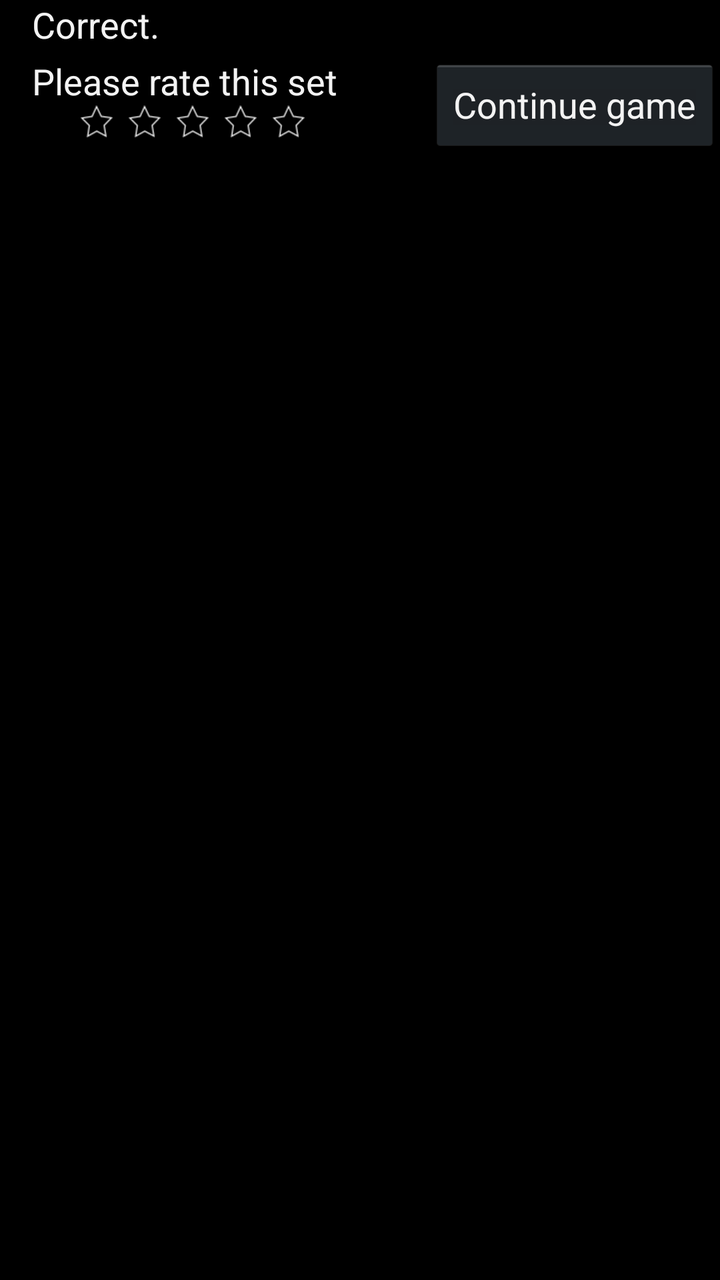
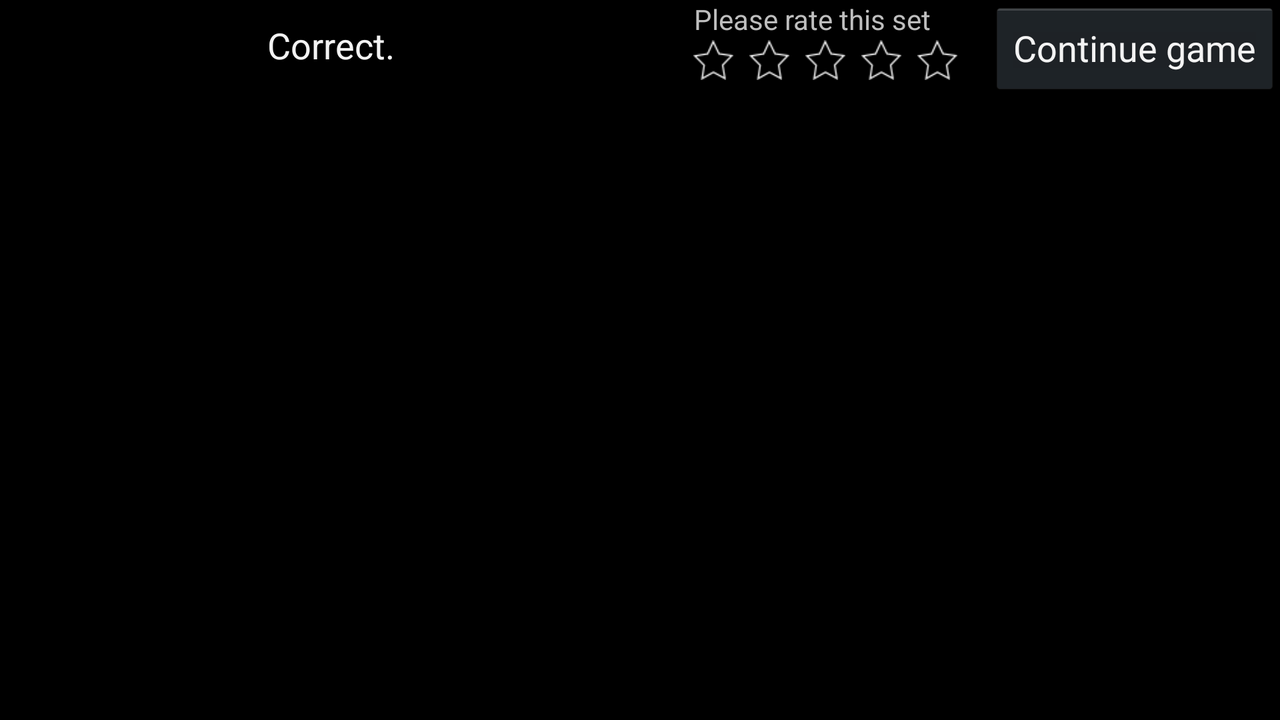

An Android layout and its configuration variant, each rendered on a device that would load it. The default file and the variant file are quoted in full after the pictures.
<!-- AndroidManifest.xml: application theme AppTheme -->
<!-- res/layout/fragment_game_done.xml -->
<LinearLayout
    android:orientation="vertical"
    android:layout_width="fill_parent"
    android:layout_height="fill_parent"
    android:paddingLeft="16dp"
    xmlns:android="http://schemas.android.com/apk/res/android">

   <TextView
        android:layout_width="wrap_content"
        android:layout_height="wrap_content"
        android:id="@+id/txtSuccessReason"
        android:textAppearance="?android:attr/textAppearanceMedium"
        android:text="@string/game_success"
        android:layout_marginBottom="4dp"
    />

    <GridLayout
            android:layout_width="match_parent"
            android:layout_height="match_parent">

        <TextView
            android:text="@string/game_rate"
            android:textAppearance="?android:attr/textAppearanceMedium"
            android:layout_column="0"
        />

        <LinearLayout
            android:layout_column="0"
            android:layout_row="1"
            android:orientation="horizontal"
            android:layout_gravity="center_horizontal"
            >

            <ImageView
                android:layout_width="wrap_content"
                android:layout_height="wrap_content"
                android:id="@+id/imgRating01"
                android:layout_marginLeft="8dp"
                android:layout_marginStart="8dp"
                android:src="@drawable/rating_clear"
                android:clickable="true"/>

            <ImageView
                android:layout_width="wrap_content"
                android:layout_height="wrap_content"
                android:layout_marginLeft="4dp"
                android:layout_marginStart="8dp"
                android:id="@+id/imgRating02"
                android:src="@drawable/rating_clear"
                android:clickable="true"/>

            <ImageView
                android:layout_width="wrap_content"
                android:layout_height="wrap_content"
                android:layout_marginLeft="4dp"
                android:layout_marginStart="8dp"
                android:id="@+id/imgRating03"
                android:src="@drawable/rating_clear"
                android:clickable="true"/>

            <ImageView
                android:layout_width="wrap_content"
                android:layout_height="wrap_content"
                android:layout_marginLeft="4dp"
                android:layout_marginStart="8dp"
                android:id="@+id/imgRating04"
                android:src="@drawable/rating_clear"
                android:clickable="true"/>

            <ImageView
                android:layout_width="wrap_content"
                android:layout_height="wrap_content"
                android:layout_marginLeft="4dp"
                android:layout_marginStart="8dp"
                android:id="@+id/imgRating05"
                android:src="@drawable/rating_clear"
                android:clickable="true"/>

        </LinearLayout>

        <Button
            android:layout_column="2"
            android:layout_row="0"
            android:layout_rowSpan="2"
            android:layout_width="wrap_content"
            android:layout_height="wrap_content"
            android:id="@+id/btnContinue"
            android:text="@string/game_continue"
            android:layout_gravity="end"
        />
   </GridLayout>

</LinearLayout>
<!-- resources referenced by this layout -->
<resources>
  <!-- drawable rating_clear: png bitmap (drawable-xhdpi, 821 bytes) -->
  <string name="game_continue">Continue game</string>
  <string name="game_rate">Please rate this set</string>
  <string name="game_success">Correct.</string>
  <style name="AppTheme" parent="android:Theme.Holo">
          
      </style>
</resources>
<!-- res/layout-land/fragment_game_done.xml (the repository's variant of the layout above) -->
<!-- drawn on the phone turned sideways -->
<LinearLayout
    android:orientation="horizontal"
    android:layout_width="fill_parent"
    android:layout_height="fill_parent"
    android:minHeight="48dp"
    xmlns:android="http://schemas.android.com/apk/res/android">

    <TextView
        android:layout_width="wrap_content"
        android:layout_height="wrap_content"
        android:gravity="center"
        android:maxLines="2"
        android:minLines="2"
        android:id="@+id/txtSuccessReason"
        android:textAppearance="?android:attr/textAppearanceMedium"
        android:text="@string/game_success"
        android:layout_marginBottom="2dp"
        android:layout_weight="1"
        />

    <LinearLayout
        android:orientation="vertical"
        android:layout_width="wrap_content"
        android:layout_height="fill_parent"
        android:layout_marginStart="16dp"
        android:layout_marginLeft="16dp">

        <TextView
            android:layout_width="wrap_content"
            android:layout_height="wrap_content"
            android:text="@string/game_rate"
            android:textAppearance="?android:attr/textAppearanceSmall"
            android:gravity="center_horizontal"
        />

        <LinearLayout
            android:layout_width="wrap_content"
            android:layout_height="wrap_content"
            android:orientation="horizontal"
            android:layout_gravity="center_horizontal"
            android:layout_marginTop="1dp"
        >

            <ImageView
                android:layout_width="20dp"
                android:layout_height="20dp"
                android:id="@+id/imgRating01"
                android:src="@drawable/rating_clear"
                android:clickable="true"/>

            <ImageView
                android:layout_width="20dp"
                android:layout_height="20dp"
                android:layout_marginLeft="4dp"
                android:layout_marginStart="8dp"
                android:id="@+id/imgRating02"
                android:src="@drawable/rating_clear"
                android:clickable="true"/>

            <ImageView
                android:layout_width="20dp"
                android:layout_height="20dp"
                android:layout_marginLeft="4dp"
                android:layout_marginStart="8dp"
                android:id="@+id/imgRating03"
                android:src="@drawable/rating_clear"
                android:clickable="true"/>

            <ImageView
                android:layout_width="20dp"
                android:layout_height="20dp"
                android:layout_marginLeft="4dp"
                android:layout_marginStart="8dp"
                android:id="@+id/imgRating04"
                android:src="@drawable/rating_clear"
                android:clickable="true"/>

            <ImageView
                android:layout_width="20dp"
                android:layout_height="20dp"
                android:layout_marginLeft="4dp"
                android:layout_marginStart="8dp"
                android:id="@+id/imgRating05"
                android:src="@drawable/rating_clear"
                android:clickable="true"/>

        </LinearLayout>

    </LinearLayout>

    <Button
        android:layout_width="wrap_content"
        android:layout_height="wrap_content"
        android:id="@+id/btnContinue"
        android:text="@string/game_continue"
        android:layout_marginStart="16dp"
        android:layout_marginLeft="16dp"
        android:layout_gravity="end"
    />

</LinearLayout>
